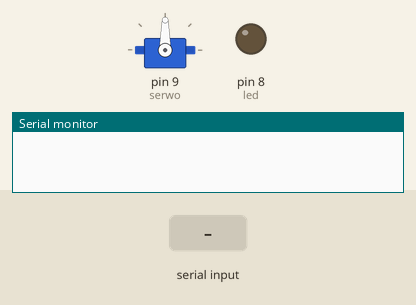
Bench run of a sketch on a simulated Arduino Uno, built with avr-gcc and run on an emulated ATmega328P. On the bench: servo, output pins drawn as LEDs (lit = HIGH), the last lines printed to the serial monitor. Inputs (shaded band) come from the test bench.

Above: at 1.2 s.
1.3 s: "on" received over Serial
At 2.0 s:
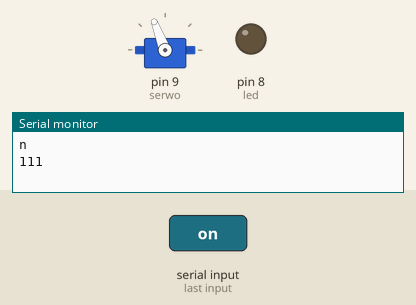
2.9 s: "1" received over Serial
At 4.2 s:
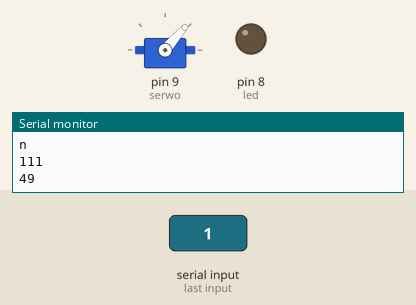
4.5 s: "off" received over Serial
At 5.6 s:
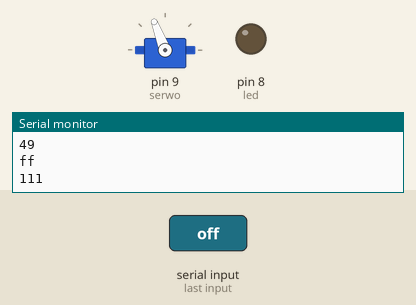
Timing chart, 0 to 7.5 s (numbered marks = the images above; inputs shaded):
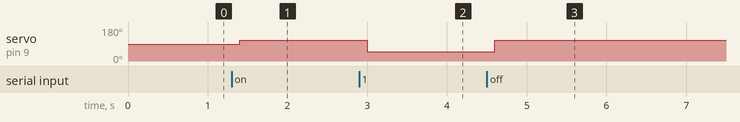

The sketch:

bluetooth.ino
```cpp
#include <SoftwareSerial.h>
#include <Servo.h>
Servo serwo;

int led = 8;
int state;
String readString;
void setup() {
serwo.attach(9);
  // initialize the digital pin as an output.
  pinMode(led, OUTPUT);
  // initialize serial communication at 9600 bits per second:
  Serial.begin(9600);
}

void loop() {
  if(Serial.available() > 0){
      state = Serial.read();
     while  (Serial.available())
     {
      char c =Serial.read();
      readString += c;
     }

      if (readString.length()>0)
      {
        Serial.println(readString);
        if (readString=="on")
        { digitalWrite(led,HIGH);
        }
        if (readString=="off")
        {digitalWrite(led,LOW);
        }
        readString="";
      }

if (state!=120){
Serial.println(state);
serwo.write(state);
}
  }
  delay(200);               // wait for 100ms

  //For debugging purpose
  //Serial.println(state);
}
```

Measured:
- after the input at 1.3 s, servo on pin 9 (serwo): 90° → 111° after 0.10 s
- after the input at 2.9 s, servo on pin 9 (serwo): 111° → 49° after 0.10 s
- after the input at 4.5 s, servo on pin 9 (serwo): 49° → 111° after 0.10 s
